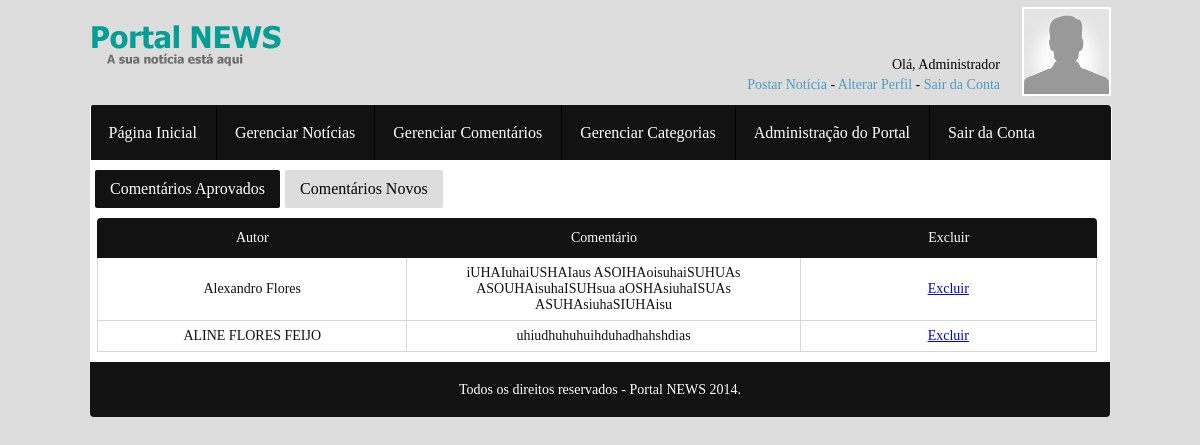
Page /paineldecontrole/gerenciar-comentarios.php (signed in) on the committed database.
### tables this page shows
CREATE TABLE IF NOT EXISTS `administradores` (
  `id` int(11) NOT NULL AUTO_INCREMENT,
  `Nome` varchar(125) NOT NULL,
  `imgPerfil` varchar(30) DEFAULT NULL,
  `Email` varchar(125) NOT NULL,
  `Usuario` varchar(10) NOT NULL,
  `Senha` varchar(128) NOT NULL,
  PRIMARY KEY (`id`)
);

CREATE TABLE IF NOT EXISTS `comentarios` (
  `id_comentario` int(11) NOT NULL AUTO_INCREMENT,
  `id_leitorcom` int(11) DEFAULT NULL,
  `id_noticiacom` int(11) DEFAULT NULL,
  `comentario` text,
  `status` int(11) NOT NULL,
  PRIMARY KEY (`id_comentario`)
);

CREATE TABLE IF NOT EXISTS `leitores` (
  `id_leitor` int(11) NOT NULL AUTO_INCREMENT,
  `nome` varchar(125) DEFAULT NULL,
  `email` varchar(125) DEFAULT NULL,
  `senha` char(128) DEFAULT NULL,
  PRIMARY KEY (`id_leitor`)
);

### paineldecontrole/gerenciar-comentarios.php (the view, shortened to what this page needs)
<?php
require_once "includes/header.php";
?>
	<main>
		<section id="wrapper">
			<section id="content">
			<section id="submenu">
                               <?php
                               $SQL_CMA = mysql_query("SELECT status FROM comentarios WHERE status=0");
                               $CNT_CMA = mysql_num_rows($SQL_CMA);
                               ?>
				<ul>
					<li id="publicar-noticia-menu" class="activeColor">Comentários Aprovados</li>
					<li id="todas-noticias-menu">Comentários Novos <?php if($CNT_CMA != 0): echo "($CNT_CMA)"; endif; ?></li>
				</ul>
			</section>
			<section id="publicar-noticia">
            <table cellpadding="0" cellspacing="0" id="comentarios">
                	<tbody>
                    	<tr>
                            <td>Autor</td>
                            <td>Comentário</td>
                            <td>Excluir</td>
                        </tr>
                        <?php
                            $SQL_TDC = mysql_query("SELECT id_comentario, id_leitorcom, comentario, nome FROM comentarios INNER JOIN leitores ON (comentarios.id_leitorcom = leitores.id_leitor) WHERE status = 1");
                            while($TDC = mysql_fetch_array($SQL_TDC)) {
                        ?>
                        <tr>
                            <td><?php echo $TDC['nome']; ?></td>
                            <td><?php echo $TDC['comentario']; ?></td>
                            <td><a href="acoes/excluirComentario.php?idC=<?php echo $TDC['id_comentario']; ?>">Excluir</a></td>
                        </tr>
                        <?php } ?>
                    </tbody>
                </table>
			</section>
			</section>
		</section>
	</main>
<?php require "includes/footer.php"; ?>

### paineldecontrole/includes/header.php (shortened to what this page needs)
<?php session_start();
@$Usuario = $_SESSION["Usuario"];
@$Senha   = $_SESSION["Senha"];
$SQL = mysql_query("SELECT Nome, imgPerfil FROM administradores WHERE Usuario='$Usuario' AND Senha = '$Senha' ");
?>
<html lang="pt_br">
	<head>
		<link rel="stylesheet" type="text/css" href="css/default.css" media="screen" />
	</head>
	<body>
		<header>
			<div id="topo">
				<div id="logo"><img src="imagens/logo.png" alt="Painel de Controle - Portal NEWS" /></div>
				<div id="right">
					<div id="mensagem">
						<?php
						while($linha = mysql_fetch_assoc($SQL)){
							@$nomeUser = $linha['Nome'];
							@$imgpUser = $linha['imgPerfil'];
						}
						?>
						Olá, <?php echo @$nomeUser; ?> <br />
						<a href="gerenciar-noticia.php">Postar Notícia</a> - <a href="alterar-perfil.php">Alterar Perfil</a> - <a href="logout.php">Sair da Conta</a>
					</div>
					<div id="foto-perfil"><img src="imagens/perfil/<?php echo @$imgpUser; ?>" alt="Imagem de Perfil" width="85" height="85" /></div>
				</div>
			</div>
		</header>
		<div id="menu">
			<nav>
				<ul>
					<li><a href='index.php'>Página Inicial</a></li>
					<li><a href='gerenciar-noticia.php'>Gerenciar Notícias</a></li>
					<li><a href="gerenciar-comentarios.php">Gerenciar Comentários</a></li>
					<li><a href='gerenciar-categoria.php'>Gerenciar Categorias</a></li>
					<li><a href="administracao-portal.php">Administração do Portal</a></li>
					<li><a href='logout.php'>Sair da Conta</a></li>
				</ul>
			</nav>
		</div>

### rows in the picture
administradores: Nome "Administrador", imgPerfil (placeholder picture)
comentarios: leitores.nome "Alexandro Flores", comentario "iUHAIuhaiUSHAIaus ASOIHAoisuhaiSUHUAs ASOUHAisuhaISUHsua aOSHAsiuhaISUAs ASUHAsiuhaSIUHAisu"
comentarios: leitores.nome "ALINE FLORES FEIJO", comentario "uhiudhuhuhuihduhadhahshdias"
